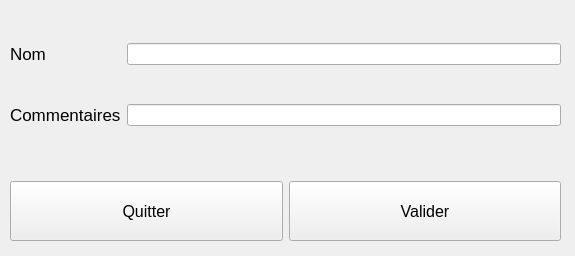
<?xml version="1.0" encoding="UTF-8"?>
<ui version="4.0">
 <class>ConfigSaveDialog</class>
 <widget class="QWidget" name="ConfigSaveDialog">
  <property name="geometry">
   <rect>
    <x>0</x>
    <y>0</y>
    <width>575</width>
    <height>256</height>
   </rect>
  </property>
  <property name="windowTitle">
   <string>Form</string>
  </property>
  <property name="styleSheet">
   <string notr="true"/>
  </property>
  <widget class="QWidget" name="horizontalLayoutWidget_2">
   <property name="geometry">
    <rect>
     <x>10</x>
     <y>180</y>
     <width>551</width>
     <height>62</height>
    </rect>
   </property>
   <layout class="QHBoxLayout" name="horizontalLayout_2">
    <item>
     <widget class="QPushButton" name="pushButton_cancel">
      <property name="minimumSize">
       <size>
        <width>150</width>
        <height>60</height>
       </size>
      </property>
      <property name="font">
       <font>
        <pointsize>12</pointsize>
       </font>
      </property>
      <property name="text">
       <string>Quitter</string>
      </property>
     </widget>
    </item>
    <item>
     <widget class="QPushButton" name="pushButton_ok">
      <property name="minimumSize">
       <size>
        <width>50</width>
        <height>60</height>
       </size>
      </property>
      <property name="font">
       <font>
        <pointsize>12</pointsize>
       </font>
      </property>
      <property name="text">
       <string>Valider</string>
      </property>
     </widget>
    </item>
   </layout>
  </widget>
  <widget class="QWidget" name="gridLayoutWidget">
   <property name="geometry">
    <rect>
     <x>10</x>
     <y>10</y>
     <width>551</width>
     <height>151</height>
    </rect>
   </property>
   <layout class="QGridLayout" name="gridLayout">
    <item row="1" column="0">
     <widget class="QLabel" name="label_comments">
      <property name="font">
       <font>
        <pointsize>13</pointsize>
       </font>
      </property>
      <property name="text">
       <string>Commentaires</string>
      </property>
     </widget>
    </item>
    <item row="0" column="0">
     <widget class="QLabel" name="label_name">
      <property name="font">
       <font>
        <pointsize>13</pointsize>
       </font>
      </property>
      <property name="text">
       <string>Nom</string>
      </property>
     </widget>
    </item>
    <item row="0" column="1">
     <widget class="QLineEdit" name="lineEdit_name"/>
    </item>
    <item row="1" column="1">
     <widget class="QLineEdit" name="lineEdit_comments"/>
    </item>
   </layout>
  </widget>
 </widget>
 <resources/>
 <connections/>
</ui>
